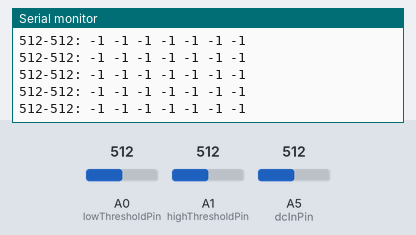
Simulated run of this sketch. Board: Arduino Uno, built with avr-gcc and run on an emulated ATmega328P. Shown: the last lines printed to the serial monitor. Inputs (shaded band) come from the test bench; at power-on: A1 (highThresholdPin) = 512, A0 (lowThresholdPin) = 512, A5 (dcInPin) = 512.

Above: at 13.2 s.
13.3 s: A1 (highThresholdPin) set to 887
At 13.54 s:
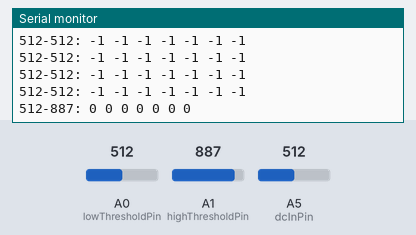
14.8 s: A1 (highThresholdPin) set to 917
At 14.82 s:
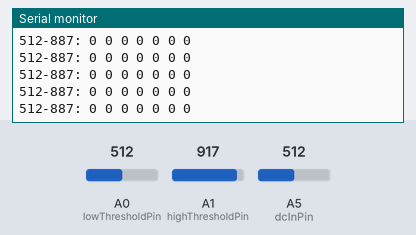
Timing chart, 0 to 17.8 s (numbered marks = the images above; inputs shaded):
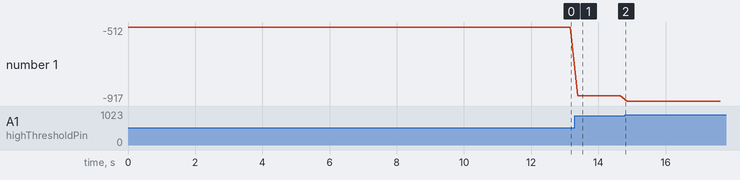

The sketch:

MSGEQ7.ino
```cpp
//-- Arduino pins connected to the MSGEQ7 chip --
const byte strobePin = 2;
const byte resetPin = 4;
const byte dcInPin = A5;

//-- Arduino pins to control how sensitive the Arduino would be to the dc output of the MSGEQ7 --
const byte lowThresholdPin = A0;
const byte highThresholdPin = A1;

void setup(){
  Serial.begin(9600);

  pinMode(resetPin, OUTPUT);
  pinMode(strobePin, OUTPUT);
//  digitalWrite(resetPin, LOW);  // Are these necessary?!
//  digitalWrite(strobePin, HIGH);// Are these necessary?!
}

void SpectrumAnalyzer()
{
  int lowThreshold = analogRead(lowThresholdPin);
  int highThreshold = analogRead(highThresholdPin);
    Serial.print(lowThreshold);
    Serial.print("-");
    Serial.print(highThreshold);
    Serial.print(": ");

  //-- Get ready to get 7 analog readins corresponding to 7 bands: 63Hz, 160Hz, 400Hz, 1kHz, 2.5kHz, 6.25kHz and 16kHz.
  digitalWrite(resetPin, HIGH);
  digitalWrite(resetPin, LOW);

  for (int i=0;i<7;i++){
    digitalWrite(strobePin, LOW); // Data will appear upon falling edge of strobe pin
    delay(30);
    int raw = analogRead(dcInPin); // Read analog data from MSGEQ7
    int constrainedValue = constrain(raw, lowThreshold, highThreshold); // Use pots to only pay attention to a subset of each band.
    int spectrumValue = map(constrainedValue, lowThreshold, highThreshold, 0,255); // Map the filtered data to the cube coordinate.
    Serial.print(spectrumValue);
    Serial.print(" ");

    //DrawLine(i,0,0, i,7,0, CRGB::Black);
    //DrawLine(i,0,0, i,spectrumValue,0, CRGB::Blue);

    digitalWrite(strobePin, HIGH); // Get ready for next strobe
  }
  //FastLED.show();
  Serial.println();
}

void loop(){
  SpectrumAnalyzer();
}
```

Measured:
- after the input at 13.3 s, the serial monitor: prints a new line after 0.08 s (image 1)
- plotted number 1: -512 → -887 after the input at 13.3 s, -887 → -917 after the input at 14.8 s
